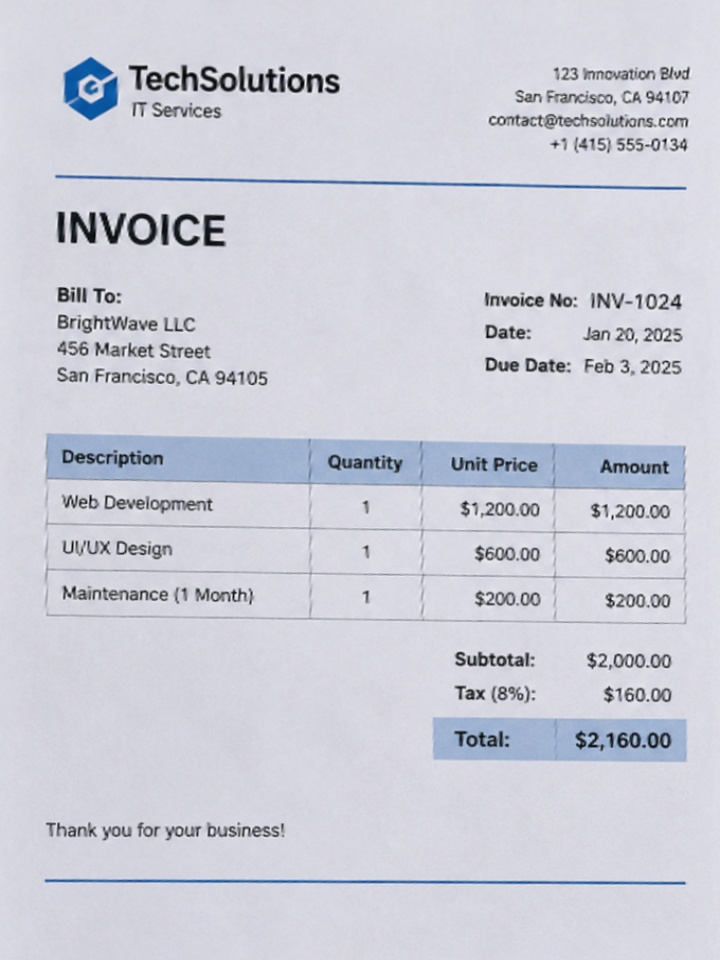
#> input picture Scanned/myImage0.jpg, 720 x 960 px
$ python Task11_Aitkaliev_Alikhan.py
#> lines starting #> are read from the running program, lines starting #| are printed output that depends on the picture

import cv2
import numpy as np
import matplotlib.pyplot as plt
from tkinter import Tk, filedialog
from mpl_toolkits.axes_grid1 import make_axes_locatable

# ==========================================
# 1. SELECT IMAGE
# ==========================================

root = Tk()
root.withdraw()

path = filedialog.askopenfilename(
    title="Select an image",
    filetypes=[
        ("Image files", "*.jpg *.jpeg *.png *.bmp"),
        ("All files", "*.*")
    ]
)
#> the answer given: ../Scanned/myImage0.jpg

root.destroy()

if not path:
    raise SystemExit("No image selected.")

# Supports paths with non-English characters
image = cv2.imdecode(
    np.fromfile(path, dtype=np.uint8),
    cv2.IMREAD_COLOR
)
#> image is the input picture: shape (960, 720, 3); mean B, G, R 216.9, 205.8, 204.6

if image is None:
    raise ValueError("Could not open the image.")

# ==========================================
# 2. CONVERT IMAGE TO HSV
# ==========================================

rgb = cv2.cvtColor(image, cv2.COLOR_BGR2RGB)
hsv = cv2.cvtColor(image, cv2.COLOR_BGR2HSV)
#> hsv: shape (960, 720, 3); mean H, S, V 119.8, 15.7, 216.9

# ==========================================
# 3. CALCULATE 2D HISTOGRAM
# ==========================================

hist = cv2.calcHist(
    [hsv],
    [0, 1],
    None,
    [180, 256],
    [0, 180, 0, 256]
)

# ==========================================
# 4. CREATE FIGURE
# ==========================================

fig, axes = plt.subplots(
    1, 2,
    figsize=(15, 7)
)

# Original image
axes[0].imshow(rgb)
axes[0].set_title("Original Image", fontsize=14)
axes[0].axis("off")

# ==========================================
# 5. 2D HSV HISTOGRAM
# ==========================================

ax = axes[1]

im = ax.imshow(
    np.log1p(hist.T),
    cmap="inferno",
    origin="lower",
    extent=[0, 180, 0, 256],
    aspect="auto"
)

ax.set_title("2D HSV Histogram", fontsize=14)
ax.set_xlabel("Hue (H)")
ax.set_ylabel("Saturation (S)")

divider = make_axes_locatable(ax)

# ==========================================
# 6. HUE COLOR BAR (BOTTOM)
# ==========================================

ax_hue = divider.append_axes(
    "bottom",
    size="7%",
    pad=0.55
)

hue_hsv = np.zeros(
    (1, 180, 3),
    dtype=np.uint8
)

hue_hsv[0, :, 0] = np.arange(180)
hue_hsv[0, :, 1] = 255
hue_hsv[0, :, 2] = 255

hue_rgb = cv2.cvtColor(
    hue_hsv,
    cv2.COLOR_HSV2RGB
)

ax_hue.imshow(
    hue_rgb,
    aspect="auto",
    extent=[0, 180, 0, 1]
)

ax_hue.set_yticks([])
ax_hue.set_xticks(
    [0, 30, 60, 90, 120, 150, 179]
)
ax_hue.set_xlabel("Hue Color Scale")

# ==========================================
# 7. SATURATION BAR (LEFT)
# ==========================================

ax_sat = divider.append_axes(
    "left",
    size="7%",
    pad=0.55
)

sat_hsv = np.zeros(
    (256, 1, 3),
    dtype=np.uint8
)

# Use green (H=60) to illustrate saturation
sat_hsv[:, 0, 0] = 60
sat_hsv[:, 0, 1] = np.arange(256)
sat_hsv[:, 0, 2] = 255

sat_rgb = cv2.cvtColor(
    sat_hsv,
    cv2.COLOR_HSV2RGB
)

ax_sat.imshow(
    sat_rgb,
    origin="lower",
    aspect="auto",
    extent=[0, 1, 0, 256]
)

ax_sat.set_xticks([])
ax_sat.set_yticks([0, 128, 255])
ax_sat.set_ylabel("Saturation Scale")

# ==========================================
# 8. PIXEL COUNT BAR (RIGHT)
# ==========================================

ax_count = divider.append_axes(
    "right",
    size="5%",
    pad=0.18
)

plt.colorbar(
    im,
    cax=ax_count,
    label="log(1 + Pixel Count)"
)

# ==========================================
# 9. DISPLAY RESULTS
# ==========================================

plt.subplots_adjust(
    left=0.05,
    right=0.95,
    bottom=0.19,
    top=0.88,
    wspace=0.55
)

plt.show()
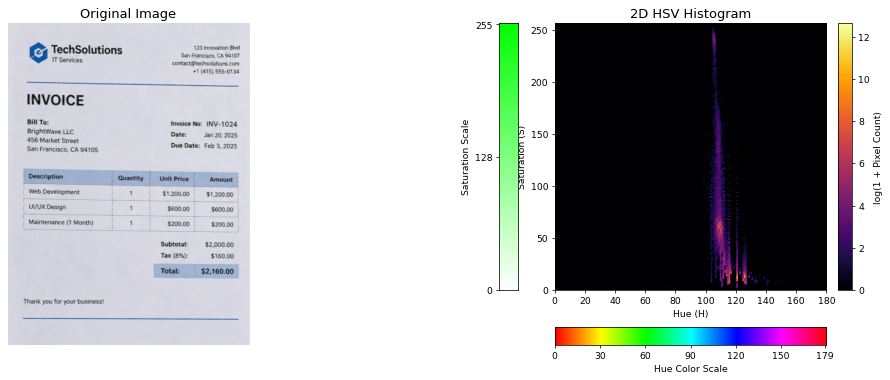
#> figure drawn by matplotlib, 5 panels
